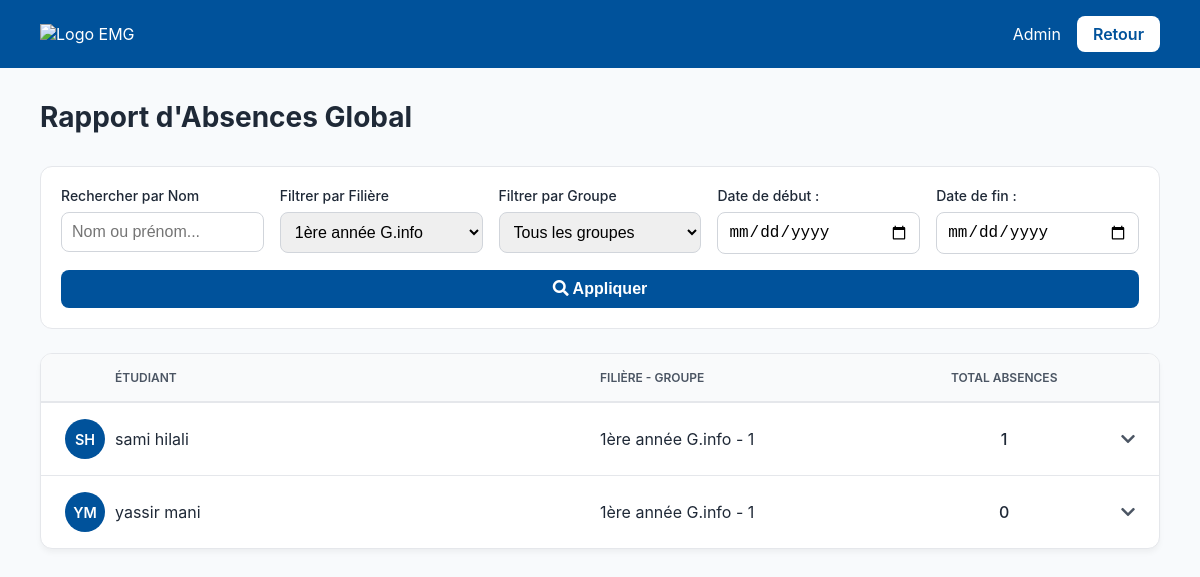
/report.php?class_id=1 (signed in), run on the app's committed database.
### tables this page shows
CREATE TABLE `students` (
  `student_id` int(11) NOT NULL,
  `first_name` varchar(100) NOT NULL,
  `last_name` varchar(100) NOT NULL,
  `parent_email` varchar(255) NOT NULL,
  `group_id` int(11) DEFAULT NULL
);

CREATE TABLE `classes` (
  `class_id` int(11) NOT NULL,
  `class_name` varchar(100) NOT NULL
);

CREATE TABLE `groups` (
  `group_id` int(11) NOT NULL,
  `group_name` varchar(100) NOT NULL,
  `class_id` int(11) DEFAULT NULL
);

### report.php (the view, shortened to what this page needs)
<?php
include 'db_connect.php';
$class_filter = $_GET['class_id'] ?? null;
$search_name = $_GET['student_name'] ?? '';
$start_date = $_GET['start_date'] ?? null;
$end_date = $_GET['end_date'] ?? null;
$absences_sql = "
    SELECT
        s.student_id,
        m.module_name,
        COUNT(a.attendance_id) AS absence_count
    FROM students s
    JOIN attendance a ON s.student_id = a.student_id AND a.status = 'Absent'
    JOIN timetable tt ON a.timetable_id = tt.timetable_id
    JOIN modules m ON tt.module_id = m.module_id
";
$absences_sql .= " GROUP BY s.student_id, m.module_id";
$absences_stmt = $conn->prepare($absences_sql);
$absences_stmt->execute();
$absences_query = $absences_stmt->get_result();
$absences_data = [];
while ($row = $absences_query->fetch_assoc()) {
    $absences_data[$row['student_id']][] = [
        'name' => $row['module_name'],
        'absences' => $row['absence_count']
    ];
}
$students_sql = "
    SELECT
        s.student_id, s.first_name, s.last_name,
        c.class_name, g.group_name
    FROM students s
    JOIN `groups` g ON s.group_id = g.group_id
    JOIN classes c ON g.class_id = c.class_id
";
$where_clauses = [];
$params = [];
$param_types = '';
if (!empty($class_filter)) {
    $where_clauses[] = "c.class_id = ?";
    $params[] = $class_filter;
    $param_types .= 'i';
}
if (!empty($where_clauses)) {
    $students_sql .= " WHERE " . implode(' AND ', $where_clauses);
}
$students_sql .= " ORDER BY s.last_name, s.first_name";
$stmt = $conn->prepare($students_sql);
if (!empty($params)) { $stmt->bind_param($param_types, ...$params); }
$stmt->execute();
$students_result = $stmt->get_result();
$students_report = [];
while ($student = $students_result->fetch_assoc()) {
    $student_id = $student['student_id'];
    $student_absences = $absences_data[$student_id] ?? [];
    $total_absences = 0;
    $modules_with_penalty = [];
    foreach ($student_absences as $absence_module) {
        $total_absences += $absence_module['absences'];
        $penalty = $absence_module['absences'] * 0.25;
        $modules_with_penalty[] = [
            'name' => $absence_module['name'],
            'absences' => $absence_module['absences'],
            'penalty' => $penalty
        ];
    }
    $students_report[$student_id] = [
        'info' => [
            'first_name' => $student['first_name'],
            'last_name' => $student['last_name'],
            'class_name' => $student['class_name'],
            'group_name' => $student['group_name']
        ],
        'total_absences' => $total_absences,
        'modules' => $modules_with_penalty
    ];
}
$classes = $conn->query("SELECT class_id, class_name FROM classes ORDER BY class_name");
?>
<!DOCTYPE html>
<html lang="fr">
<head>
    <link rel="stylesheet" href="https://cdnjs.cloudflare.com/ajax/libs/font-awesome/5.15.4/css/all.min.css">
</head>
<body>
    <header class="emg-header">
        <div class="logo"><img src="assets/logo-emg.png" alt="Logo EMG"></div>
        <div class="user-info">
            <span><?php echo htmlspecialchars($_SESSION['teacher_name']); ?></span>
            <a href="dashboard.php" class="btn-logout">Retour</a>
        </div>
    </header>
    <main class="container">
        <div class="page-header"><h1>Rapport d'Absences Global</h1></div>
        <form class="report-filters" method="GET" action="">
            <div class="filter-group">
                <label for="student_name">Rechercher par Nom</label>
                <input type="text" name="student_name" id="student_name" placeholder="Nom ou prénom..." value="<?php echo htmlspecialchars($search_name); ?>">
            </div>
            <div class="filter-group">
                <label for="class_id">Filtrer par Filière</label>
                <select name="class_id" id="class_id">
                    <?php while($class = $classes->fetch_assoc()): ?>
                        <option value="<?php echo $class['class_id']; ?>" <?php echo ($class_filter == $class['class_id']) ? 'selected' : ''; ?>><?php echo htmlspecialchars($class['class_name']); ?></option>
                    <?php endwhile; ?>
                </select>
            </div>
            <div class="filter-group">
                <label for="group_id">Filtrer par Groupe</label>
                <select name="group_id" id="group_id">
                    <option value="">Tous les groupes</option>
                </select>
            </div>
            <div class="filter-group">
                <label for="start_date">Date de début :</label>
                <input type="date" name="start_date" id="start_date" value="<?php echo htmlspecialchars($start_date ?? ''); ?>">
            </div>
            <div class="filter-group">
                <label for="end_date">Date de fin :</label>
                <input type="date" name="end_date" id="end_date" value="<?php echo htmlspecialchars($end_date ?? ''); ?>">
            </div>
            <div class="filter-group" style="align-self: flex-end;"><button type="submit"><i class="fas fa-search"></i> Appliquer</button></div>
        </form>
        <div class="report-container">
            <div class="report-header">
                <span></span><span>Étudiant</span><span>Filière - Groupe</span><span style="text-align: center;">Total Absences</span><span class="toggle-icon"></span>
            </div>
            <?php if (!empty($students_report)): ?>
                <?php foreach ($students_report as $student_id => $student): ?>
                    <?php
                        if ($student['total_absences'] > 0 || (empty($start_date) && empty($end_date))):
                            $initials = (isset($student['info']['first_name'][0]) ? $student['info']['first_name'][0] : '') . (isset($student['info']['last_name'][0]) ? $student['info']['last_name'][0] : '');
                    ?>
                    <div class="student-row">
                        <div class="avatar"><?php echo htmlspecialchars(strtoupper($initials)); ?></div>
                        <span class="student-name"><?php echo htmlspecialchars($student['info']['first_name'] . ' ' . $student['info']['last_name']); ?></span>
                        <span class="student-group"><?php echo htmlspecialchars($student['info']['class_name'] . ' - ' . $student['info']['group_name']); ?></span>
                        <span class="total-absences <?php echo ($student['total_absences'] >= 4) ? 'high' : ''; ?>"><?php echo $student['total_absences']; ?></span>
                        <span class="toggle-icon"><i class="fas fa-chevron-down"></i></span>
                    </div>
                    <?php
                        endif;
                    ?>
                <?php endforeach; ?>
            <?php else: ?>
                <div style="padding: 24px; text-align: center;">Aucun étudiant ne correspond aux filtres sélectionnés.</div>
            <?php endif; ?>
        </div>
    </main>
</body>
</html>

### report.php (style rules this page uses)
:root { --emg-blue: #00529b; --emg-yellow: #ffd100; --danger-color: #dc3545; --text-light: #ffffff; --background-light: #f8fafc; --border-color: #e5e7eb; --text-dark: #1f2937; --text-medium: #4b5563; }
* { box-sizing: border-box; margin: 0; padding: 0; }
body { font-family: -apple-system, BlinkMacSystemFont, "Segoe UI", Roboto, Helvetica, Arial, sans-serif; background-color: var(--background-light); color: var(--text-dark); }
.emg-header { display: flex; justify-content: space-between; align-items: center; padding: 16px 40px; background-color: var(--emg-blue); color: var(--text-light); }
.emg-header .logo img { height: 40px; }
.user-info { display: flex; align-items: center; gap: 16px; }
.btn-logout { display: inline-block; padding: 8px 16px; background-color: var(--text-light); color: var(--emg-blue); text-decoration: none; border-radius: 8px; font-weight: 600; transition: background-color 0.2s, color 0.2s; }
.container { padding: 32px 40px; max-width: 1400px; margin: 0 auto; }
.page-header { margin-bottom: 2rem; }
.page-header h1 { font-size: 28px; font-weight: 700; }
.report-filters { display: flex; flex-wrap: wrap; gap: 16px; margin-bottom: 24px; background-color: #fff; padding: 20px; border-radius: 12px; border: 1px solid var(--border-color); }
.filter-group { flex: 1; min-width: 200px; }
.filter-group label { display: block; font-weight: 500; margin-bottom: 8px; font-size: 14px; }
.filter-group select, .filter-group input, .filter-group button { width: 100%; padding: 10px; border-radius: 8px; border: 1px solid #d1d5db; font-size: 16px; }
.filter-group button { background-color: var(--emg-blue); color: white; border: none; cursor: pointer; font-weight: 600; }
.report-container { background-color: #fff; border-radius: 12px; border: 1px solid var(--border-color); overflow: hidden; box-shadow: 0 4px 6px -1px rgba(0,0,0,0.05); }
.report-header, .student-row { display: grid; grid-template-columns: 50px 3fr 2fr 1fr 50px; align-items: center; padding: 16px 24px; }
.report-header { background-color: #f9fafb; font-weight: 600; font-size: 12px; text-transform: uppercase; color: var(--text-medium); border-bottom: 1px solid var(--border-color); }
.student-row { border-top: 1px solid var(--border-color); cursor: pointer; transition: background-color 0.2s; }
.avatar { width: 40px; height: 40px; border-radius: 50%; background-color: var(--emg-blue); color: var(--text-light); display: flex; align-items: center; justify-content: center; font-weight: 600; font-size: 0.9rem; flex-shrink: 0; }
.total-absences { text-align: center; font-weight: 500; }
.toggle-icon { text-align: right; color: var(--text-medium); }

### data on the page
students: initials "SH", first_name+last_name "sami hilali", classes.class_name "1ère année G.info - 1", total_absences "1"
students: initials "YM", first_name+last_name "yassir mani", classes.class_name "1ère année G.info - 1", total_absences "0"

### other printed values
$_SESSION['teacher_name'] "Admin"
form field class_id "1ère année G.info"
